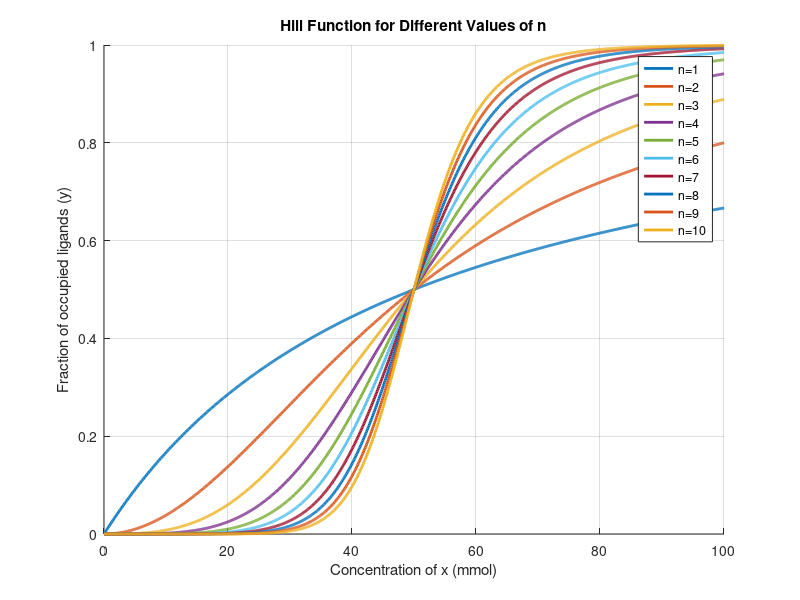

Write MATLAB code to recreate this figure. (Note: this script raises an error after producing the figure.)
% Problem 1
k = 50; % mmol
x = linspace(0, 100, 1000); 
n_val = 1:10;

y = zeros(length(x), length(n_val));
for i = 1:length(n_val)
    n = n_val(i);
    y(:, i) = x.^n ./ (k^n + x.^n);
end

figure;
hold on;
for i = 1:length(n_val)
    plot(x, y(:, i), 'LineWidth', 2);
end
hold off;

title('Hill Function for Different Values of n');
xlabel('Concentration of x (mmol)');
ylabel('Fraction of occupied ligands (y)');
legend('n=1', 'n=2', 'n=3', 'n=4', 'n=5', 'n=6', 'n=7', 'n=8', 'n=9', 'n=10', "Location", "best");
grid on;

saveas(gcf, 'hill_function_plot.png');

% Problem 3
tspan = 1:100
r_val = [-1/2, -1/8, 1, -1/8, -1/2]

r1 = linspace(r_val(1),r_val(1), 20)
r2 = linspace(r_val(2),r_val(2), 20)
r3 = linspace(r_val(3),r_val(3), 20)
r4 = linspace(r_val(4),r_val(4), 20)
r5 = linspace(r_val(5),r_val(5), 20)

r_group = [r1, r2, r3, r4, r5]

[t1, x1] = ode23(@(t,x) r(1)*x + x.^3 - x.^5, 1:20, 1);
[t2, x2] = ode23(@(t,x) r(2)*x + x.^3 - x.^5, 21:40, x1(20,1));
[t3, x3] = ode23(@(t,x) r(3)*x + x.^3 - x.^5, 41:60, x2(20,1));
[t4, x4] = ode23(@(t,x) r(4)*x + x.^3 - x.^5, 61:80, x3(20,1));
[t5, x5] = ode23(@(t,x) r(5)*x + x.^3 - x.^5, 81:100, x4(20,1));

x_group = [x1', x2', x3', x4', x5']

subplot(2,1,1);
plot(tspan, r_group);
title("Hysteresis: r vs. t")
xlabel("t")
ylabel("r")

saveas(gcf, 'hyst_r_vs_t_plot.png');

subplot(2,1,2);
plot(tspan, x_group);
title("Hysteresis: x vs. t")
xlabel("t")
ylabel("x")

saveas(gcf, 'hyst_x_vs_t_plot.png');